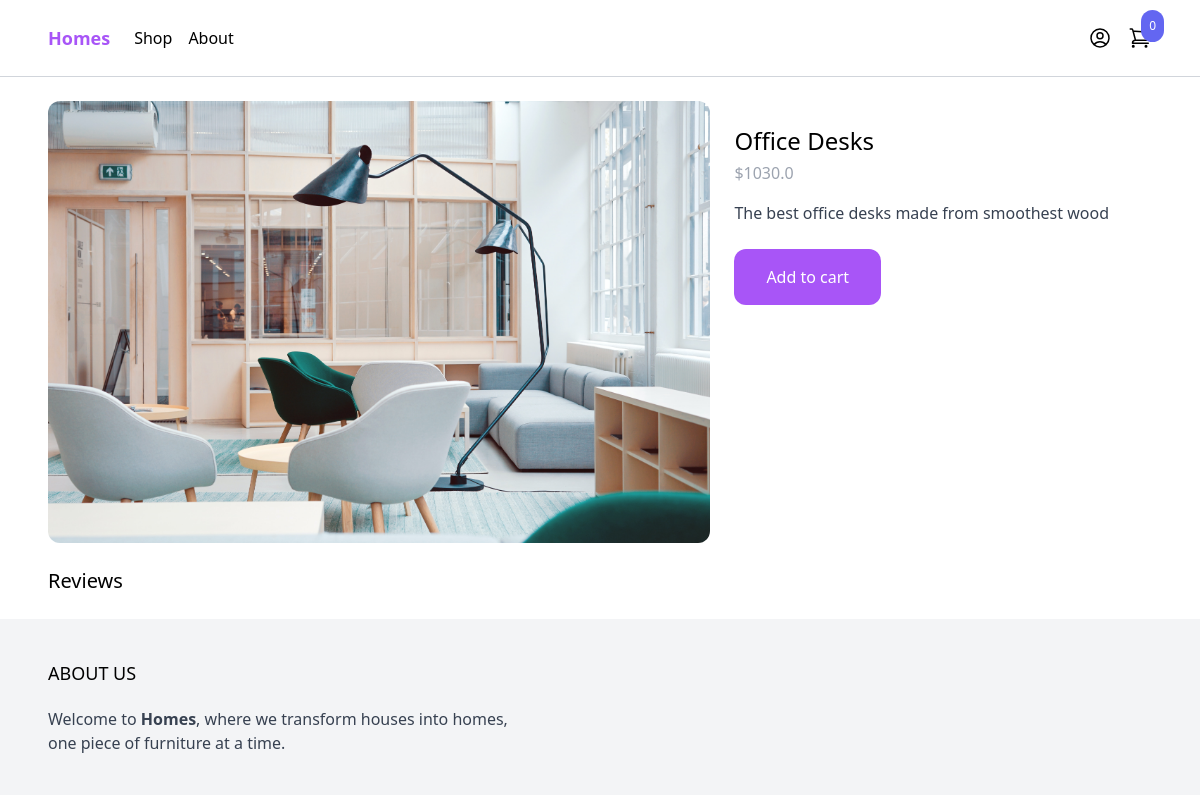
/shop/desks/, run on the app's committed database.
### product/models.py (models this page shows, shortened)
class Product(models.Model):
    category = models.ForeignKey(Category, related_name='products', on_delete=models.CASCADE)
    name = models.CharField(max_length=255)
    slug = models.SlugField()
    description = models.TextField(blank=True, null=True)
    price = models.IntegerField()
    created_at = models.DateTimeField(auto_now_add=True)
    image = models.ImageField(upload_to='uploads/', blank=True, null=True)
    thumbnail = models.ImageField(upload_to='uploads/', blank=True, null=True)
    class Meta:
        ordering = ('-created_at',)
    def get_display_price(self):
        return self.price / 100

### product/views.py (the view, shortened to what this page needs)
# urls.py: path('shop/<slug:slug>/', product, name='product'), #This means that we want slug to be a dynamic part of the url, so here we expect a slug and we give it a name of slug
def product(request, slug): #we want to also accept a slug and then get a product from the db based on the product we're on
    product = get_object_or_404(Product, slug=slug)
    return render(request, 'product/product.html', {'product': product})

### cart/cart.py (called while the page is built)
    def __len__(self):
        return sum(item['quantity'] for item in self.cart.values())

### cart/content_processors.py (called while the page is built)
def cart(request):
    return {'cart': Cart(request)}

### product/templates/product/product.html (shortened to what this page needs)
{% extends 'core/base.html' %}
{% block content%}
<div class="max-w-6xl mx-auto flex flex-wrap py-6 px-6 xl:px-0">
    <div class="images w-full mb-6 lg:mb-0 lg:w-3/5">
        <img class="rounded-xl" src="{% if product.image %}{{ product.image.url }}{% else %}https://via.placeholder.com/240x240x.jpg{% endif %}" alt="">
    </div>
    <div class="information w-full lg:w-2/5 lg:p-6">
        <h1 class="text-2xl">
            {{ product.name }}
        </h1>
        <p class="mt-1 text-gray-400">
            ${{ product.get_display_price }}
        </p>
        {% if product.description %}
            <p class="mt-4 text-gray-700">
            {{ product.description}}
            </p>
        {% endif %}
        <a href="#" class="mt-6 inline-block px-8 py-4 rounded-xl bg-purple-500 text-white hover:bg-purple-700"
            hx-get="{% url 'add_to_cart' product.id %}"
            hx-target="#menu-cart-button"
            hx-swap="outerHTML"
        >
            Add to cart
        </a>
    </div>
    <div class="w-full mt-6">
        <h2 class="text-xl">Reviews</h2>
    </div>
</div>
{% endblock %}

### data on the page
Product: image (picture), name "Office Desks", get_display_price "1030.0", description "The best office desks made from smoothest wood"

### other printed values
{{ cart|length }} "0"
